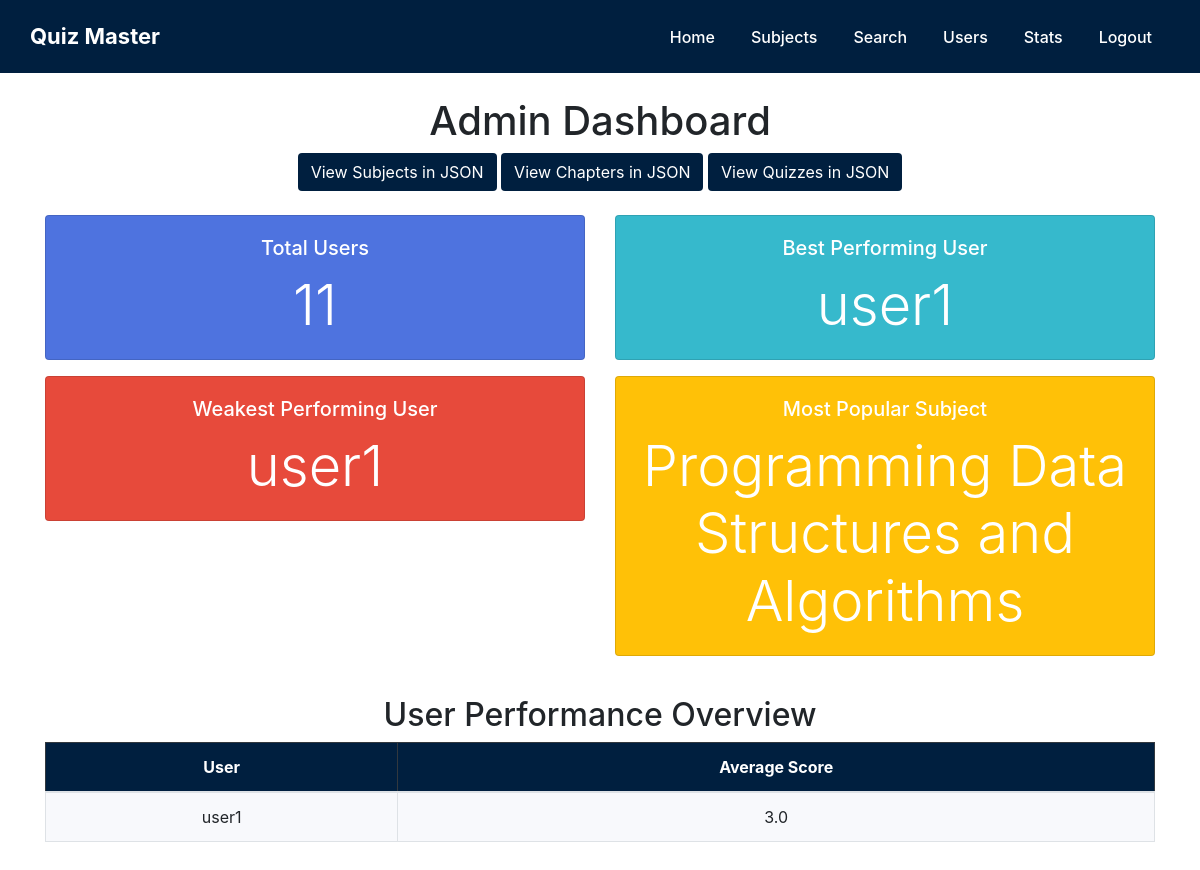
The app's page /adminhome/analytics with its own data.
### models.py (models this page shows)
class User(db.Model):
    __tablename__ = "user"
    id = db.Column(db.Integer, primary_key = True, autoincrement = True)
    username = db.Column(db.Text, unique = True, nullable = False)
    password = db.Column(db.Text, nullable = False)
    qualification = db.Column(db.Text, nullable = False)
    dob = db.Column(db.Date)
    score= db.relationship('Score', backref = 'user')

class Subject(db.Model):
    __tablename__ = "subject"
    id = db.Column(db.Integer, primary_key = True, autoincrement = True)
    name = db.Column(db.Text, nullable = False)
    description = db.Column(db.Text)
    chapters = db.relationship('Chapter', backref = 'subject')

### stats.py (the view)
@stats.route("/adminhome/analytics")
def admin_analytics():
    users = User.query.all()
    total_users = len(users)
    user_avg_scores = {}
    for user in users:
        user_scores = (
            Score.query.filter_by(user_id=user.id)
            .order_by(Score.id.desc())
            .all()
        )
        latest_scores = {}
        for score in user_scores:
            if score.quiz_id not in latest_scores:
                latest_scores[score.quiz_id] = score
        if latest_scores:
            avg_score = round(
                sum(score.marks for score in latest_scores.values()) / len(latest_scores), 2
            )
            user_avg_scores[user.username] = avg_score
    best_user = max(user_avg_scores, key=user_avg_scores.get) if user_avg_scores else None
    worst_user = min(user_avg_scores, key=user_avg_scores.get) if user_avg_scores else None
    subject_attempts = {}
    all_scores = Score.query.all()
    for score in all_scores:
        quiz = Quiz.query.get(score.quiz_id)
        chapter = Chapter.query.get(quiz.chapter_id)
        subject = Subject.query.get(chapter.subject_id)
        subject_attempts[subject.name] = subject_attempts.get(subject.name, 0) + 1
    most_popular_subject = (
        max(subject_attempts, key=subject_attempts.get) if subject_attempts else None)
    return render_template("admin_analytics.html",total_users=total_users,best_user=best_user,worst_user=worst_user,most_popular_subject=most_popular_subject,user_avg_scores=user_avg_scores)

### templates/admin_analytics.html
{% extends "base.html" %} {% block title %} Admin Analytics {% endblock %} {%
block content %}
<div class="container mt-4">
  <h1 class="text-center">Admin Dashboard</h1>
  <div class="text-center">
    <a
      class="btn text-white me-2"
      style="background-color: #001f3f"
      href="/api/subjects"
      >View Subjects in JSON</a
    >
    <a
      class="btn text-white me-2"
      style="background-color: #001f3f"
      href="/api/chapters"
      >View Chapters in JSON</a
    >
    <a
      class="btn text-white"
      style="background-color: #001f3f"
      href="/api/quizzes"
      >View Quizzes in JSON</a
    >
  </div>
  <br />
  <div class="row">
    <div class="col-md-6 mb-3">
      <div class="card text-white" style="background-color: #4e73df">
        <div class="card-body text-center">
          <h5 class="card-title">Total Users</h5>
          <p class="card-text display-4">{{ total_users }}</p>
        </div>
      </div>
    </div>
    <div class="col-md-6 mb-3">
      <div class="card text-white" style="background-color: #36b9cc">
        <div class="card-body text-center">
          <h5 class="card-title">Best Performing User</h5>
          <p class="card-text display-4">{{ best_user }}</p>
        </div>
      </div>
    </div>
    <div class="col-md-6 mb-3">
      <div class="card text-white" style="background-color: #e74a3b">
        <div class="card-body text-center">
          <h5 class="card-title">Weakest Performing User</h5>
          <p class="card-text display-4">{{ worst_user }}</p>
        </div>
      </div>
    </div>
    <div class="col-md-6 mb-3">
      <div class="card text-white bg-warning">
        <div class="card-body text-center">
          <h5 class="card-title">Most Popular Subject</h5>
          <p class="card-text display-4">{{ most_popular_subject }}</p>
        </div>
      </div>
    </div>
  </div>
  <h2 class="text-center mt-4">User Performance Overview</h2>
  <table
    class="table table-bordered table-hover text-center"
    style="background-color: #f8f9fc; border-color: #001f3f"
  >
    <thead class="table-dark" style="background-color: #001f3f">
      <tr>
        <th>User</th>
        <th>Average Score</th>
      </tr>
    </thead>
    <tbody>
      {% for user, avg_score in user_avg_scores.items() %}
      <tr>
        <td>{{ user }}</td>
        <td>{{ avg_score }}</td>
      </tr>
      {% else %}
      <tr>
        <td colspan="2" class="text-muted">No data available.</td>
      </tr>
      {% endfor %}
    </tbody>
  </table>
  <br />
  <br />
</div>
{% endblock %}

### static/style.css (style rules this page uses)
body { background: linear-gradient(135deg, #ffffff, #ffffff); justify-content: center; align-items: center; height: 100vh; }
.container { max-width: 1000px; margin: auto; }

### records on screen
User: username "user1", avg_score "3.0"
Subject: name "Programming Data Structures and Algorithms"

### other values on screen
{{ total_users }} "11"
